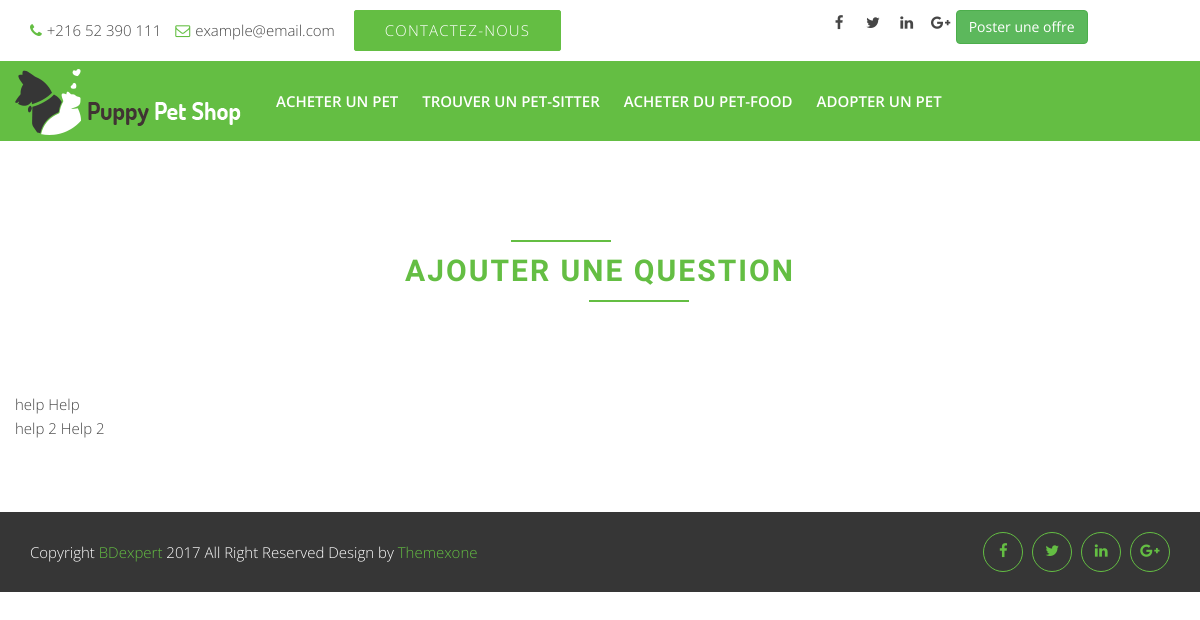
Screenshot of /forum/questions/ with the database file from the repository.
### forum/models.py (models this page shows)
class Question(models.Model):
    subject = models.CharField(max_length=200, blank=False, null=False)
    description = models.TextField(max_length= 5000, blank= False, null= False)
    name = models.CharField(blank= True, null= False, max_length= 50)
    response = models.ForeignKey(Response, blank=True, null=True, on_delete=models.CASCADE)

### forum/views.py (the view)
# urls.py: path('questions/', QuestionList.as_view(), name='questions'),
class QuestionList(ListView):
    model= Question
    template_name = 'forum/QuestionList.html'
    context_object_name = 'questions'

### forum/templates/forum/QuestionList.html (shortened to what this page needs)
{% extends 'shop/base.html' %}
{%load static%}
{%block content%}
 <section class="price-area section-padding" id="price">
        <div class="container">
            <div class="row">
                <div class="text-center col-xs-12 col-sm-8 col-sm-offset-2">
                    <div class="page-title">
                        <h2>Ajouter une Question</h2>
                        </div>
                </div>
            </div>
            <div class="row">
                {%for question in questions%}
                {{question.subject}}
                {{question.description}}<br>
                {% endfor %}
            </div>
            </div>
</section>
<br>
<br>
<br>
     {%endblock%}

### static/css/lightbox.css (style rules this page uses)
body:after { content: url(../images/close.png) url(../images/loading.gif) url(../images/prev.png) url(../images/next.png); display: none; }

### static/css/style.css (style rules this page uses)
* { margin: 0; padding: 0; }
h1, h2, h3, h4, h5, h6 { margin: 0 0 15px; font-family: 'Dosis', sans-serif; text-transform: capitalize; -webkit-transition: 0.3s; transition: 0.3s; line-height: 1.4 }
html, body { height: 100%; }
body { font-family: 'Open Sans', sans-serif; font-weight: 300; font-size: 15px; color: #464646; line-height: 1.6; background: #ffffff; }
.section-padding { padding: 120px 0; }
.page-title { margin-bottom: 60px; text-align: center; }
.page-title h2 { color: #64BE43; text-transform: uppercase; font-weight: 700; letter-spacing: 2px; position: relative; display: inline-block; padding: 10px 0; margin-bottom: 30px; }
.page-title h2:before, .page-title h2:after { position: absolute; content: ""; width: 50%; max-width: 100px; height: 2px; background-color: #64BE43; left: 0; right: 20%; margin: auto; top: 0; }
.page-title h2:before { top: auto; bottom: 0; right: -20%; }

### forum/templates/forum/QuestionList.html (style rules this page uses)
.section-padding { padding: 0px 0; }

### rows the page displays
Question: subject "help", description "Help"
Question: subject "help 2", description "Help 2"
